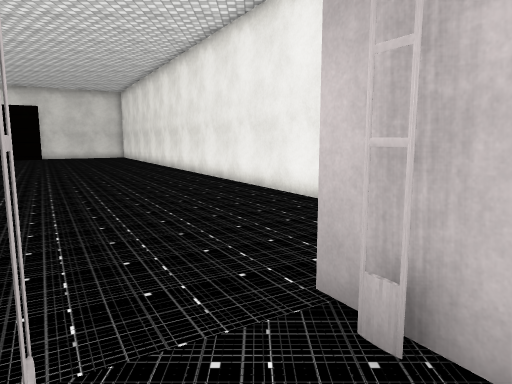
View 1 (above)

22 first-person views from a walk through a 3-D level made in the Unity game engine. The camera is 1.4 m above the floor, tilts 8° down and sees 70° across. The floor is counted in squares, 1 m on a side. Each view is taken from the middle of a square. On the plan, view 1 faces up. The plan holds only what a view shows up to about 16 squares ahead; the rest is blank. The place goes on beyond the plan. The player character is not drawn. Some surface patterns are stand-ins.

View 2
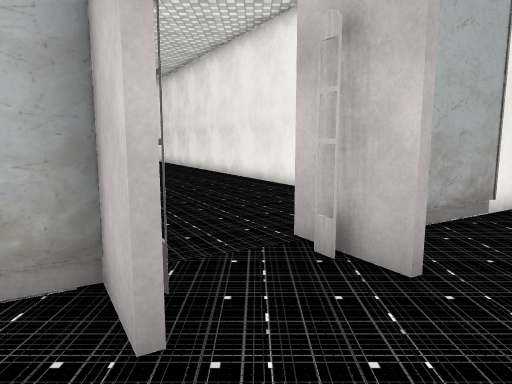

View 3
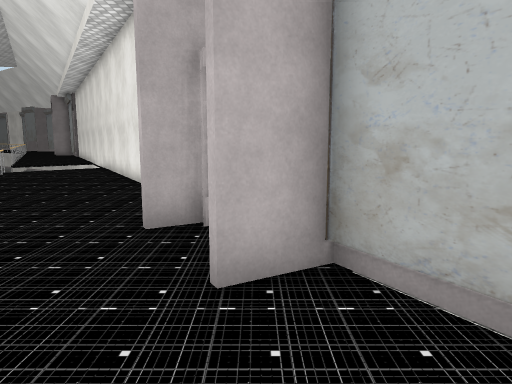

View 4
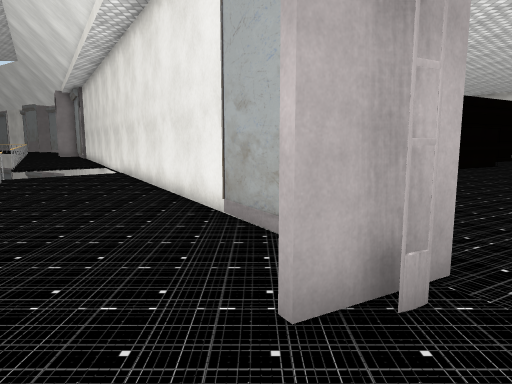

View 5
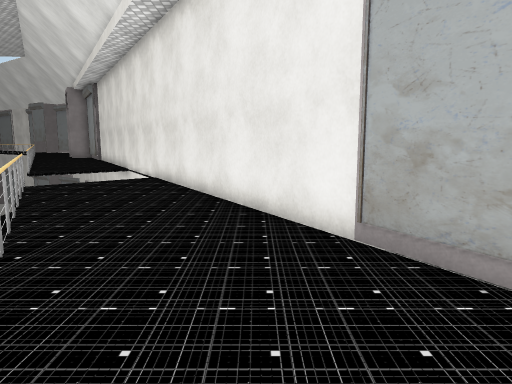

View 6
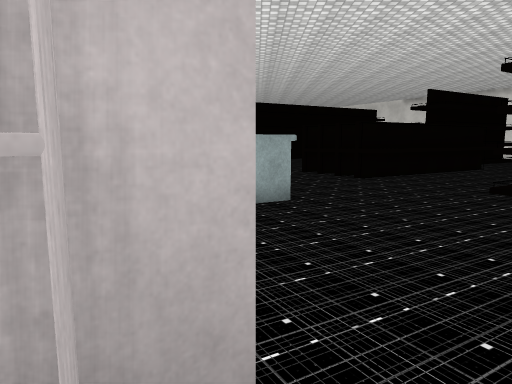

View 7
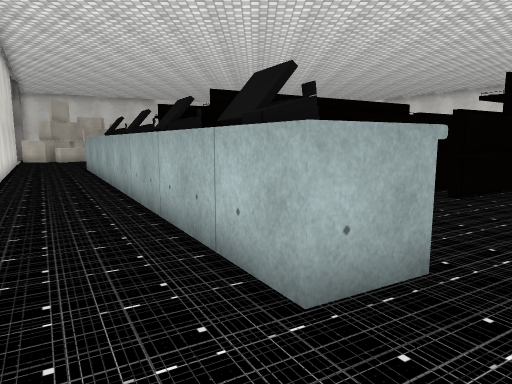

View 8
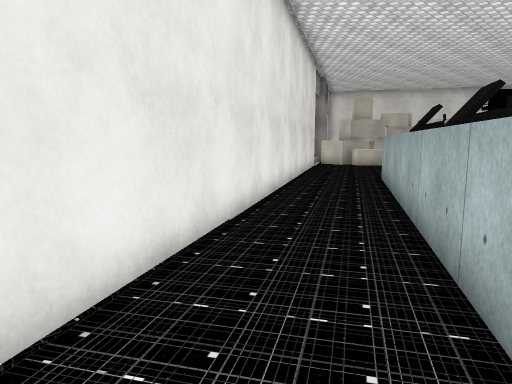

View 9
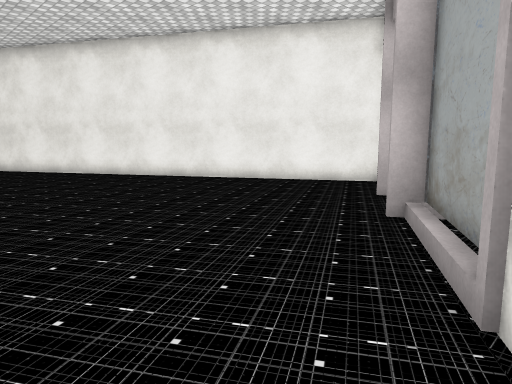

View 10
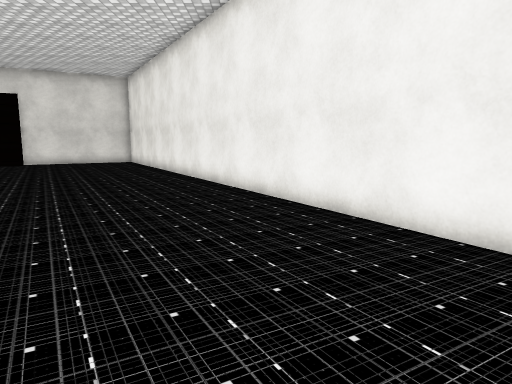

View 11
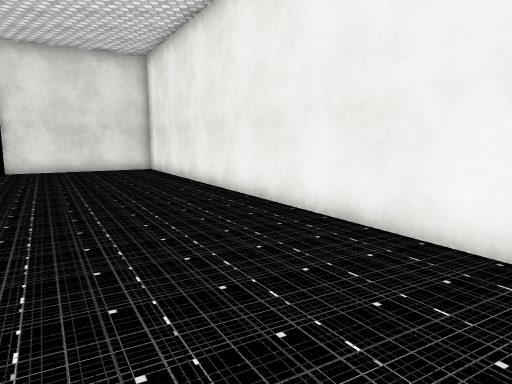

View 12
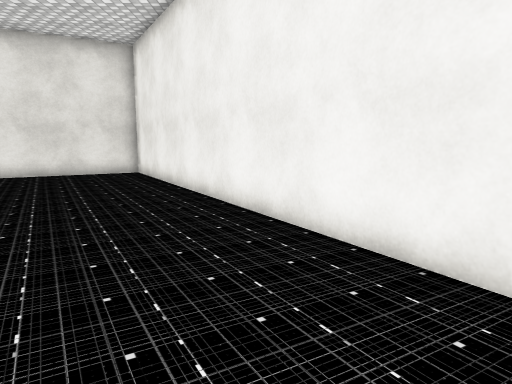

View 13
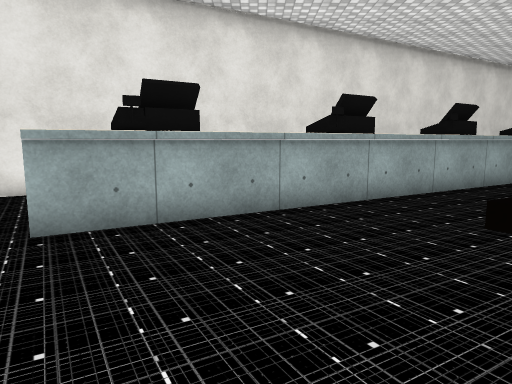

View 14
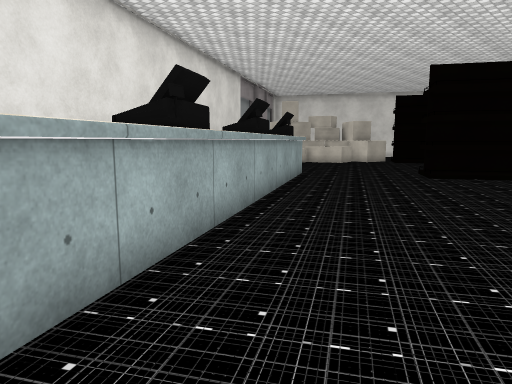

View 15
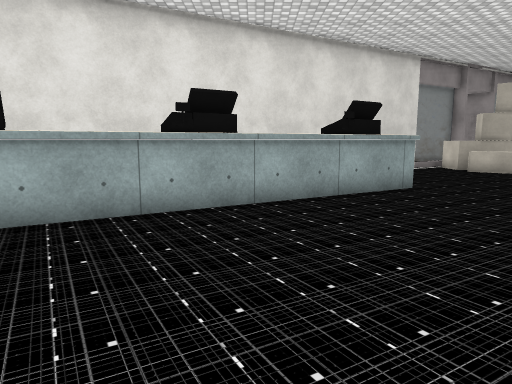

View 16
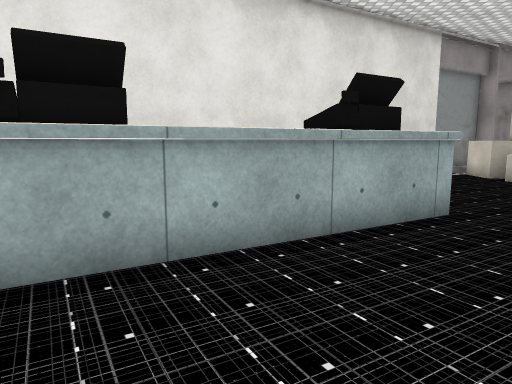

View 17
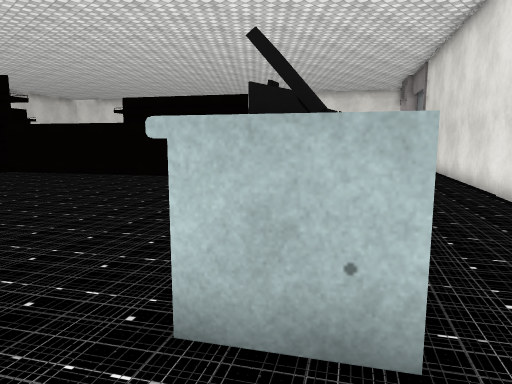

View 18
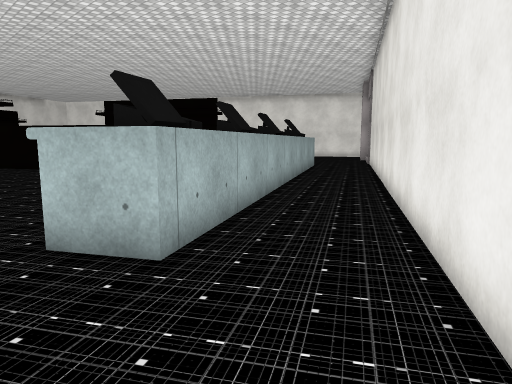

View 19
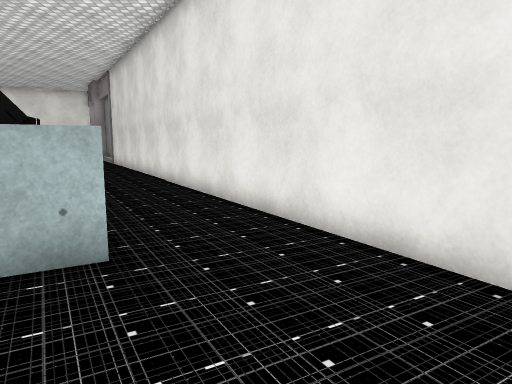

View 20
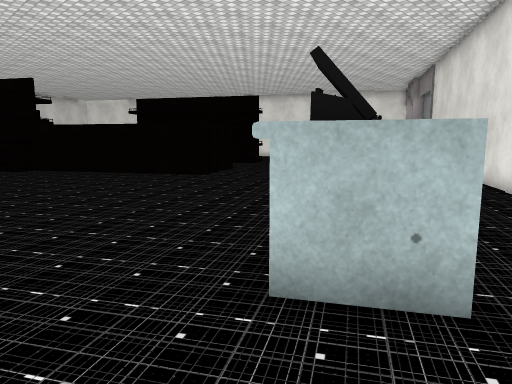

View 21
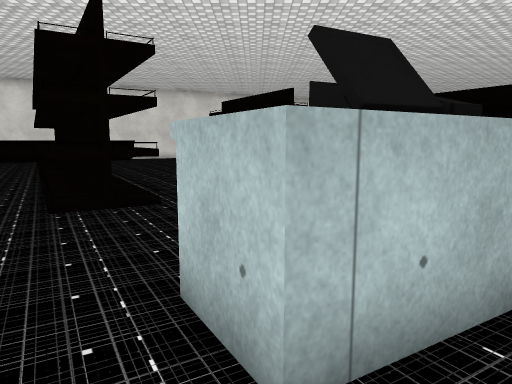

View 22
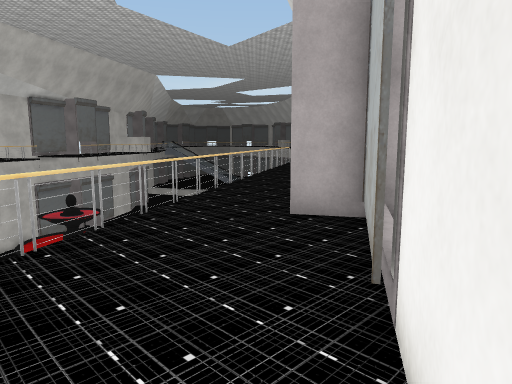

### Floor plan
Points are (right, up) in squares from view 1. A wall is a line through its corners. A room is listed if a view was taken in it or the views show most of it. See-through windows are left out.
Room 1 (views 1, 2, 3, 4, 5, 22)
walls: (-0.7, 0.1) (-1.8, 2); (-1.1, 1) (-0.6, 0.2); (-0.7, 1.1) (-1.1, 1.6); (-1.4, 1.4) (-16.1, -7.1); (0.7, 3.3) (1.7, 1.6); (6.2, 5.7) (1, 2.7)
ways out: opening at (0, 2) to room 2
objects: other object (-11, -9); other object (-9, -8); other object (-8, -7); other object (-7, -7); other object (-6, -6); other object (-5, -6); other object (-4, -5); other object (-3, -4); other object (-1, -3); other object (0, -3); other object (1, -2); other object (2, -1); other object (3, -1); other object (4, 0); other object (5, 0); other object (6, 1)
Room 2 (views 6, 7, 8, 9, 10, 11, 12, 13, 14, 15, 16, 17, 18, 19, 20, 21)
walls: (-17.5, -2.3) (-8.7, 2.8) (-7.9, 1.4) (-22.9, -7.3) (-23.8, -5.6); (-4, -0.1) (-1.4, 1.4); (-1.7, 2.1) (-1.1, 1); (-1.1, 1.6) (-0.7, 1.3); (-1, 1.6) (-0.8, 1.1); (-1, 1.5) (-0.7, 1.2); (0.9, 2.1) (0.8, 2.6); (0.9, 2.1) (0.7, 2.6); (1, 2.1) (0.6, 2.4); (1, 2.1) (0.6, 2.5); (1.6, 1.5) (0.5, 3.4); (-23.7, -5.9) (-18.3, -2.7); (3.9, 4.9) (-11.2, 31.2) (-16.5, 28.1); (-23.7, -11.4) (-3.6, 0.4)
ways out: opening at (0, 2) to room 1; gap at (-14, 6)

Positions as (right, up) in squares from view 1, and headings:
1: (0, 0), facing up
2: (0, -2), facing up
3: (5, 2), facing left
4: (2, 0), facing left
5: (0, -2), facing left
6: (0, 2), facing left
7: (-5, 1), facing left
8: (-10, -1), facing down-left
9: (-8, -1), facing up-right
10: (-3, 7), facing up
11: (-6, 13), facing up
12: (-6, 15), facing up
13: (-12, 8), facing down
14: (-11, 4), facing down-left
15: (-19, 5), facing down
16: (-20, 1), facing down
17: (-25, -8), facing up-right
18: (-25, -11), facing up-right
19: (-27, -9), facing right
20: (-26, -8), facing up-right
21: (-23, -9), facing up
22: (7, 6), facing down-left
